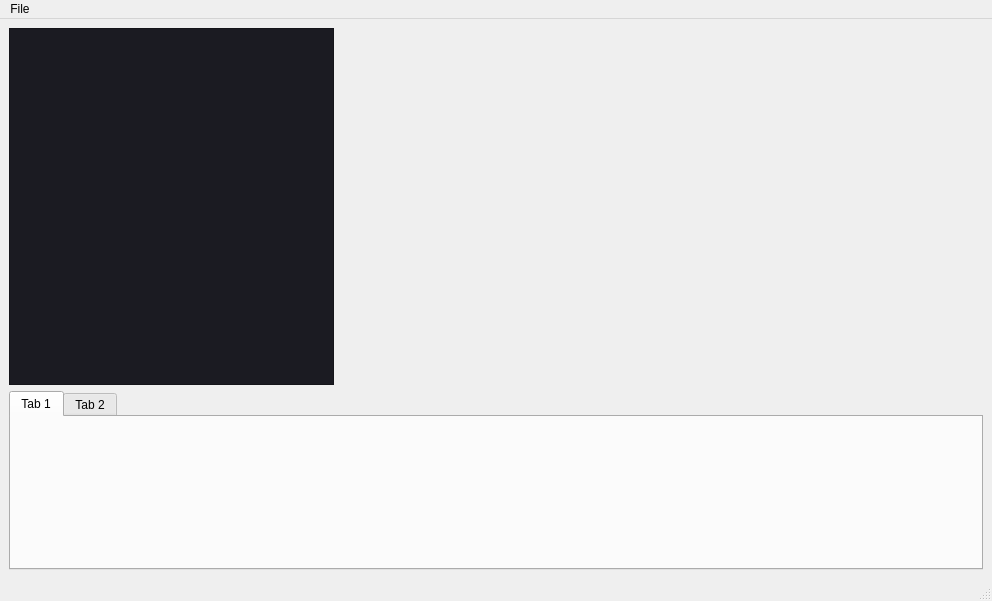
<?xml version="1.0" encoding="UTF-8"?>
<ui version="4.0">
    <class>MainWindow</class>
    <widget class="QMainWindow" name="MainWindow">
        <property name="geometry">
            <rect>
                <x>0</x>
                <y>0</y>
                <width>992</width>
                <height>601</height>
            </rect>
        </property>
        <property name="windowTitle">
            <string>MainWindow</string>
        </property>
        <property name="windowOpacity">
            <double>1.000000000000000</double>
        </property>
        <property name="autoFillBackground">
            <bool>false</bool>
        </property>
        <property name="styleSheet">
            <string notr="true"/>
        </property>
        <widget class="QWidget" name="centralwidget">
            <layout class="QVBoxLayout" name="verticalLayout_2" stretch="2,1">
                <item>
                    <layout class="QHBoxLayout" name="horizontalLayout" stretch="1,2">
                        <item>
                            <widget class="QTreeView" name="treeView">
                                <property name="styleSheet">
                                    <string notr="true">QWidget {
                                        background-color: #1b1b22;
                                        }
                                    </string>
                                </property>
                            </widget>
                        </item>
                        <item>
                            <layout class="QVBoxLayout" name="code"/>
                        </item>
                    </layout>
                </item>
                <item>
                    <widget class="QTabWidget" name="tabWidget">
                        <widget class="QWidget" name="tab">
                            <attribute name="title">
                                <string>Tab 1</string>
                            </attribute>
                        </widget>
                        <widget class="QWidget" name="tab_2">
                            <attribute name="title">
                                <string>Tab 2</string>
                            </attribute>
                        </widget>
                    </widget>
                </item>
            </layout>
        </widget>
        <widget class="QMenuBar" name="menubar">
            <property name="geometry">
                <rect>
                    <x>0</x>
                    <y>0</y>
                    <width>992</width>
                    <height>22</height>
                </rect>
            </property>
            <property name="minimumSize">
                <size>
                    <width>0</width>
                    <height>0</height>
                </size>
            </property>
            <widget class="QMenu" name="menuFile">
                <property name="title">
                    <string>File</string>
                </property>
            </widget>
            <addaction name="menuFile"/>
        </widget>
        <widget class="QStatusBar" name="statusbar"/>
    </widget>
    <resources/>
    <connections/>
</ui>
